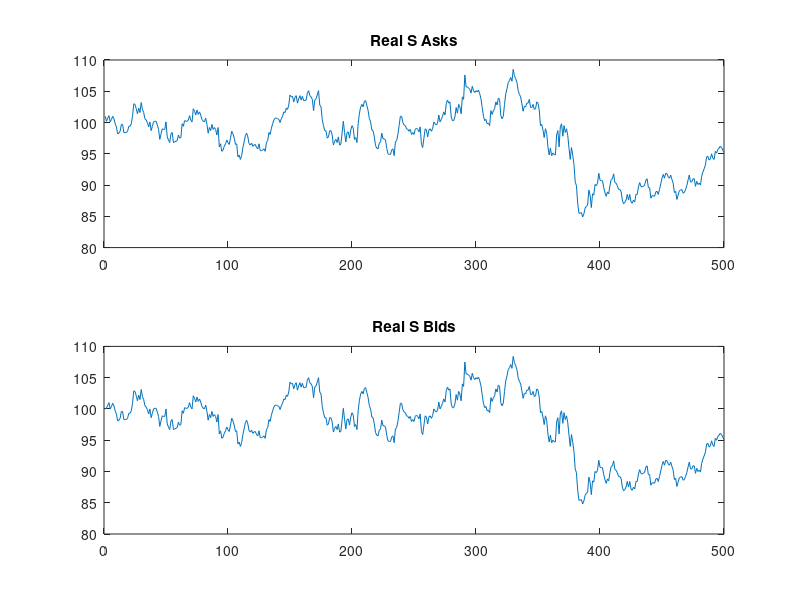
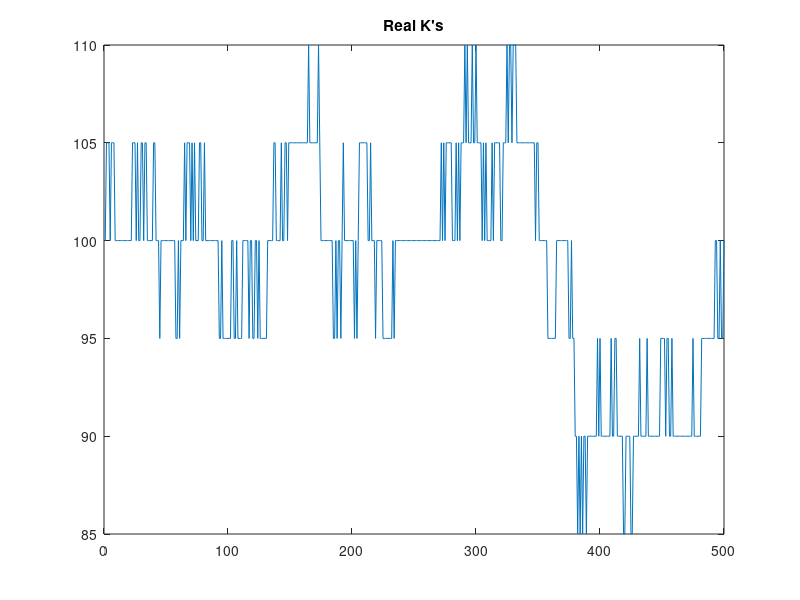
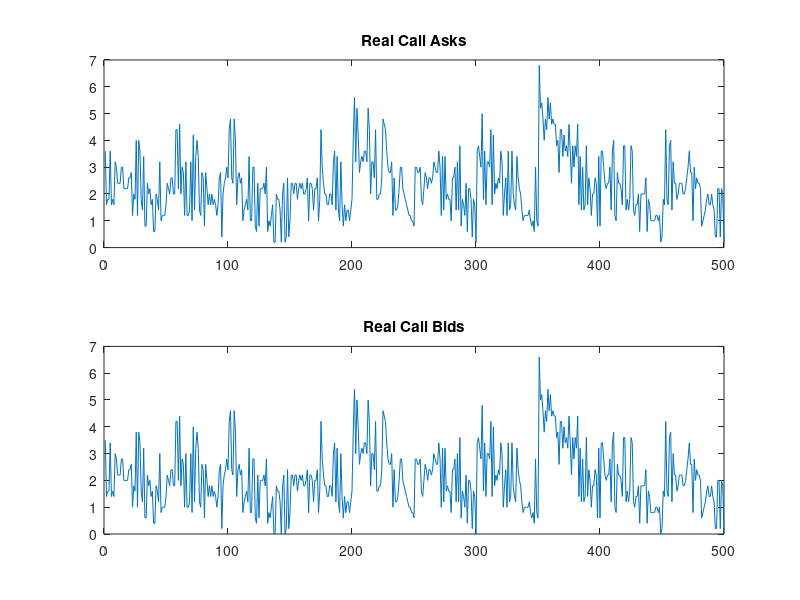
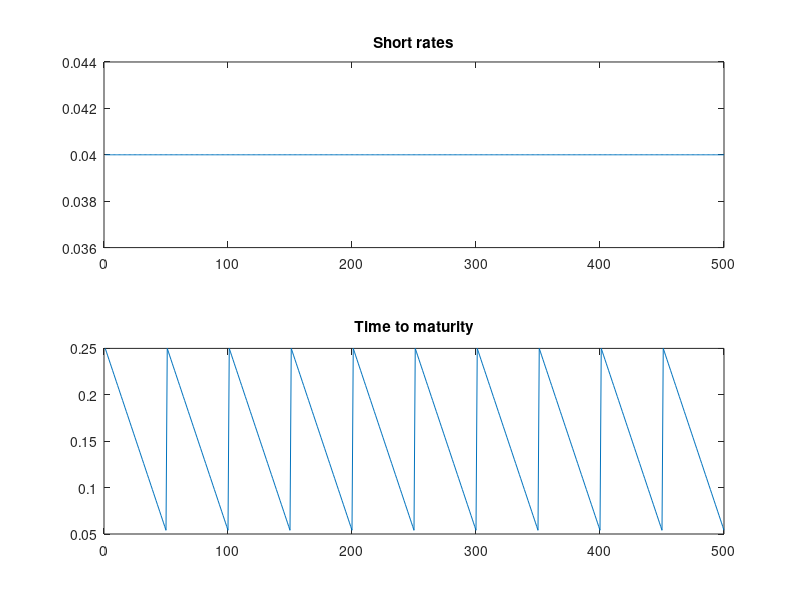

Here is the MATLAB script that generated these plots, in order: (Note: this script raises an error after producing the figures.)
%% Project E2
%% Check data
clc;
clear;
close all;

load("ProjectOptionData.mat");

N = length(OptData);

Sask = zeros(N,1);
Sbid = zeros(N,1);
K = zeros(N,2);
Callask = zeros(N,2);
Callbid = zeros(N,2);
rf = zeros(N,1);
tau = zeros(N,1);

for i = 1:N
    Sask(i,:) = OptData(i).Sask;
    Sbid(i,:) = OptData(i).Sbid;

    K(i,:) = OptData(i).K;
    Callask(i,:) = OptData(i).Callask;
    Callbid(i,:) = OptData(i).Callbid;
%     else
%         K(i,1) = OptData(i).K;
%         K(i,2) = OptData(i).K;
%         Callask(i,1) = OptData(i).Callask;
%         Callask(i,2) = OptData(i).Callask;
%         Callbid(i,1) = OptData(i).Callbid;
%         Callbid(i,2) = OptData(i).Callbid;
%     end
    
    rf(i,:) = OptData(i).rf;
    tau(i,:) = OptData(i).tau;
end

figure(1);
subplot(211)
plot(Sask(:,1));
title("Real S Asks")
subplot(212)
plot(Sbid(:,1));
title("Real S Bids")

figure(2);
plot(K(:,1));
title("Real K's")

figure(3);
subplot(211)
plot(Callask(:,1));
title("Real Call Asks")
subplot(212)
plot(Callbid(:,1));
title("Real Call Bids")

figure(4);
subplot(211)
plot(rf);
title("Short rates")
subplot(212)
plot(tau);
title("Time to maturity")

%% Estimation (Constant sigma)
sigmaInit = 0.1;

K1 = K;
CallS = Callask;
S = Sask;

LS = @(params) NonLinLSQConst2(params, K1, rf, tau, CallS, S);

sigmaEst = fminsearch(LS, sigmaInit);

disp('Estimated Sigma using fminsearch:');
disp(sigmaEst);

CallBS = zeros(N,2);

% for t = 1:N
%     ST = S(t)*exp((rf(t)-sigmaEst*sigmaEst/2)*tau(t)+sigmaEst*sqrt(tau(t))*randn(N,1));
%     CallBS(t,:) = exp(-rf(t)*tau(t)).*mean(max(ST-K1(t,:),0));
% end

for t = 1:N
    d1 = (log(S(t)./K(t,:)) + (rf(t) + sigmaEst/2)*tau(t)) ./ (sqrt(sigmaEst)*sqrt(tau(t)));
    d2 = d1 - sqrt(sigmaEst)*sqrt(tau(t));
    CallBS(t,:) = S(t).*normcdf(d1) - K(t,:).*exp(-rf(t)*tau(t)).*normcdf(d2);
end

figure;
subplot(211)
plot([CallS(:,1), CallBS(:,1)])
title("Real Call Price vs Estimated Call Price for option 1")
subplot(212)
resid1 = CallS(:,1) - CallBS(:,1);
plot(resid1)
title("Residuals")

figure;
subplot(211)
plot([CallS(:,2), CallBS(:,2)])
title("Real Call Price vs Estimated Call Price for option 2")
subplot(212)
resid2 = CallS(:,2) - CallBS(:,2);
plot(resid2)
title("Residuals")

figure;
subplot(211)
normplot(resid1)
title("Normplot of Residual for option 1")
subplot(212)
normplot(resid2)
title("Normplot of Residual for option 2")


%% Estimation (Time-varying sigma)
sigmaInit = 0.1*ones(N,1);

K1 = K;
CallS = Callask;
S = Sask;
%sigma = sigmaInit;
% for t = 1:1
%     d1 = (log(S(t)./K(t,:)) + (rf(t) + sigma(t)/2)*tau(t)) ./ (sqrt(sigma(t))*sqrt(tau(t)));
%     d2 = d1 - sqrt(sigma(t))*sqrt(tau(t));
%     CallBS = S(t).*normcdf(d1) - K(t,:).*exp(-rf(t)*tau(t)).*normcdf(d2);
%     LS = LS + norm(CallS(t,:) - CallBS).^2;
% end

LS = @(params) NonLinLSQ2(params, K1, rf, tau, CallS, S);

%options = optimset("Display", "iter", "MaxIter", 1000);
options = optimset("Display", "iter");
LB = zeros(N,1);
sigmaEst = fminsearchbnd(LS, sigmaInit, LB, [], options);

%disp('Estimated Sigma using fminsearch:');
%disp(sigmaEst);

CallBS = zeros(N,2);

% for t = 1:N
%     ST = S(t)*exp((rf(t)-sigmaEst(t)*sigmaEst(t)/2)*tau(t)+sigmaEst(t)*sqrt(tau(t))*randn(N,1));
%     CallBS(t,:) = exp(-rf(t)*tau(t)).*mean(max(ST-K1(t,:),0));
% end
for t = 1:N
    d1 = (log(S(t)./K(t,:)) + (rf(t) + sigmaEst(t)/2)*tau(t)) ./ (sqrt(sigmaEst(t))*sqrt(tau(t)));
    d2 = d1 - sqrt(sigmaEst(t))*sqrt(tau(t));
    CallBS(t,:) = S(t).*normcdf(d1) - K(t,:).*exp(-rf(t)*tau(t)).*normcdf(d2);
end

figure;
subplot(211)
plot([CallS(:,1), CallBS(:,1)])
title("Real Call Price vs Estimated Call Price for option 1")
subplot(212)
resid1 = CallS(:,1) - CallBS(:,1);
plot(resid1)
title("Residuals")

% Find indices for Option 2
idx2 = find(K(:,1) ~= K(:,2));
CallS2 = CallS(idx2,2);
CallBS2 = CallBS(idx2,2);

figure;
subplot(211)
plot([CallS2, CallBS2])
title("Real Call Price vs Estimated Call Price for option 2")
subplot(212)
resid2 = CallS2 - CallBS2;
plot(resid2)
title("Residuals")


% figure;
% subplot(211)
% plot([CallS(:,2), CallBS(:,2)])
% title("Real Call Price vs Estimated Call Price for option 2")
% subplot(212)
% resid2 = CallS(:,2) - CallBS(:,2);
% plot(resid2)
% title("Residuals")

figure;
subplot(211)
normplot(resid1)
title("Normplot of Residual for option 1")
subplot(212)
normplot(resid2)
title("Normplot of Residual for option 2")

figure;
plot(sigmaEst)
title("Estimate of the volatilty (sigma squared)")

%% Non Linear Kalman (1 dim)
K1 = K(:,1);
CallS = Callask(:,1);
S = Sask;

sigmaEstK = NonLinKalman(CallS, K1, rf, tau, S);
sigmaEstK = sigmaEstK.^2;

CallBS = zeros(N,1);

for t = 1:N
    d1 = (log(S(t)./K(t)) + (rf(t) + sigmaEstK(t)/2)*tau(t)) ./ (sqrt(sigmaEstK(t))*sqrt(tau(t)));
    d2 = d1 - sqrt(sigmaEstK(t))*sqrt(tau(t));
    CallBS(t) = S(t).*normcdf(d1) - K(t).*exp(-rf(t)*tau(t)).*normcdf(d2);
end

figure;
subplot(211)
plot([CallS, CallBS])
title("Real Call Price vs Estimated Call Price for option 1")
subplot(212)
resid1 = CallS - CallBS;
plot(resid1)
title("Residuals")

% figure;
% subplot(211)
% plot([CallS(:,2), CallBS(:,2)])
% title("Real Call Price vs Estimated Call Price for option 2")
% subplot(212)
% resid2 = CallS(:,2) - CallBS(:,2);
% plot(resid2)
% title("Residuals")

figure;
%subplot(211)
normplot(resid1)
title("Normplot of Residual for option 1")
% subplot(212)
% normplot(resid2)
% title("Normplot of Residual for option 2")

figure;
plot(sigmaEstK)
title("Estimate of the volatilty (sigma squared)")

%% Non Linear Kalman (Full)
K1 = K;
CallS = Callask;
S = Sask;

sigmaEstK = NonLinKalmanFull(CallS, K1, rf, tau, S);
sigmaEstK = sigmaEstK.^2;

CallBS = zeros(N,2);

for t = 1:N
    d1 = (log(S(t)./K(t,:)) + (rf(t) + sigmaEstK(t)/2)*tau(t)) ./ (sqrt(sigmaEstK(t))*sqrt(tau(t)));
    d2 = d1 - sqrt(sigmaEstK(t))*sqrt(tau(t));
    CallBS(t,:) = S(t).*normcdf(d1) - K(t,:).*exp(-rf(t)*tau(t)).*normcdf(d2);
end

figure;
subplot(211)
plot([CallS(:,1), CallBS(:,1)])
title("Real Call Price vs Estimated Call Price for option 1")
subplot(212)
resid1 = CallS(:,1) - CallBS(:,1);
plot(resid1)
title("Residuals")

% Find indices for Option 2
idx2 = find(K(:,1) ~= K(:,2));
CallS2 = CallS(idx2,2);
CallBS2 = CallBS(idx2,2);

figure;
subplot(211)
plot([CallS2, CallBS2])
title("Real Call Price vs Estimated Call Price for option 2")
subplot(212)
resid2 = CallS2 - CallBS2;
plot(resid2)
title("Residuals")

figure;
subplot(211)
normplot(resid1)
title("Normplot of Residual for option 1")
subplot(212)
normplot(resid2)
title("Normplot of Residual for option 2")

figure;
plot(sigmaEstK)
title("Estimate of the volatilty (sigma squared)")

%% Non Linear Kalman (Full Iterated)
K1 = K;
CallS = Callask;
S = Sask;

sigmaEstK = NonLinIterKalmanFull(CallS, K1, rf, tau, S);
sigmaEstK = sigmaEstK.^2;

CallBS = zeros(N,2);

for t = 1:N
    d1 = (log(S(t)./K(t,:)) + (rf(t) + sigmaEstK(t)/2)*tau(t)) ./ (sqrt(sigmaEstK(t))*sqrt(tau(t)));
    d2 = d1 - sqrt(sigmaEstK(t))*sqrt(tau(t));
    CallBS(t,:) = S(t).*normcdf(d1) - K(t,:).*exp(-rf(t)*tau(t)).*normcdf(d2);
end

figure;
subplot(211)
plot([CallS(:,1), CallBS(:,1)])
title("Real Call Price vs Estimated Call Price for option 1")
subplot(212)
resid1 = CallS(:,1) - CallBS(:,1);
plot(resid1)
title("Residuals")

% figure;
% subplot(211)
% plot([CallS(:,2), CallBS(:,2)])
% title("Real Call Price vs Estimated Call Price for option 2")
% subplot(212)
% resid2 = CallS(:,2) - CallBS(:,2);
% plot(resid2)
% title("Residuals")

figure;
%subplot(211)
normplot(resid1)
title("Normplot of Residual for option 1")
% subplot(212)
% normplot(resid2)
% title("Normplot of Residual for option 2")

figure;
plot(sigmaEstK)
title("Estimate of the volatilty (sigma squared)")

